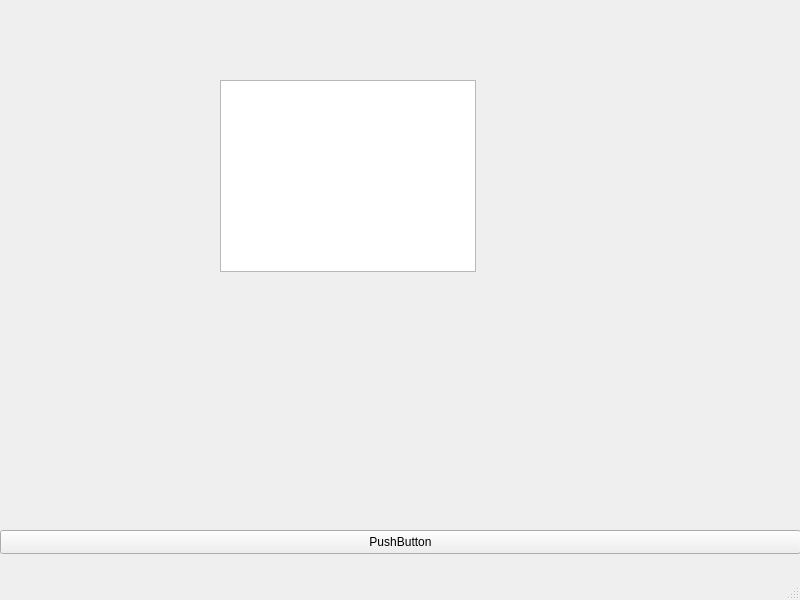
<?xml version="1.0" encoding="UTF-8"?>
<ui version="4.0">
 <class>MainWindow</class>
 <widget class="QMainWindow" name="MainWindow">
  <property name="geometry">
   <rect>
    <x>0</x>
    <y>0</y>
    <width>800</width>
    <height>600</height>
   </rect>
  </property>
  <property name="windowTitle">
   <string>MainWindow</string>
  </property>
  <widget class="QWidget" name="centralwidget">
   <widget class="QPushButton" name="pushButton">
    <property name="geometry">
     <rect>
      <x>0</x>
      <y>530</y>
      <width>801</width>
      <height>24</height>
     </rect>
    </property>
    <property name="text">
     <string>PushButton</string>
    </property>
   </widget>
   <widget class="QGraphicsView" name="graphicsView">
    <property name="geometry">
     <rect>
      <x>220</x>
      <y>80</y>
      <width>256</width>
      <height>192</height>
     </rect>
    </property>
   </widget>
  </widget>
  <widget class="QMenuBar" name="menubar">
   <property name="geometry">
    <rect>
     <x>0</x>
     <y>0</y>
     <width>800</width>
     <height>22</height>
    </rect>
   </property>
  </widget>
  <widget class="QStatusBar" name="statusbar"/>
 </widget>
 <resources/>
 <connections/>
</ui>
